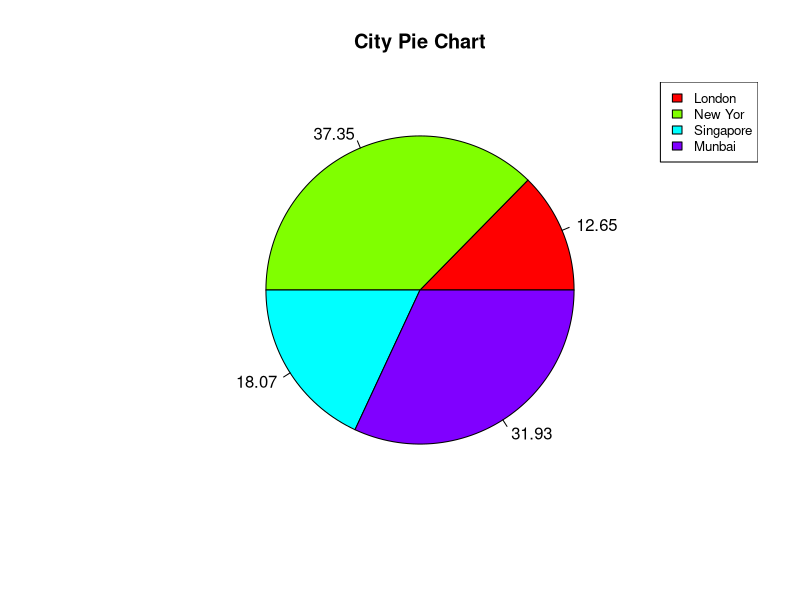
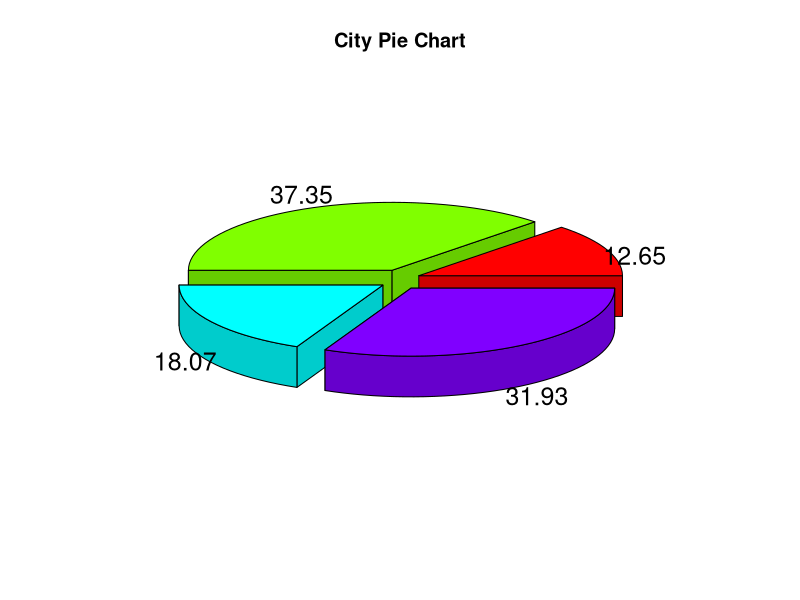

The R script that drew these images, in order:
x<-c(21,62,30,53)
labels<-c("London","New Yor","Singapore","Munbai")
piedegree=round(x*360/sum(x),2)
piepercent<-round(100*x/sum(x),2)
pie(x,labels= piepercent,main = "City Pie Chart",col = rainbow(length(x)))
legend("topright",c("London","New Yor","Singapore","Munbai"),cex=0.8,fill=rainbow(length(x)))
install.packages("plotrix")       
library(plotrix)
pie3D(x,explode = 0.1,labels = piepercent,main="City Pie Chart")
